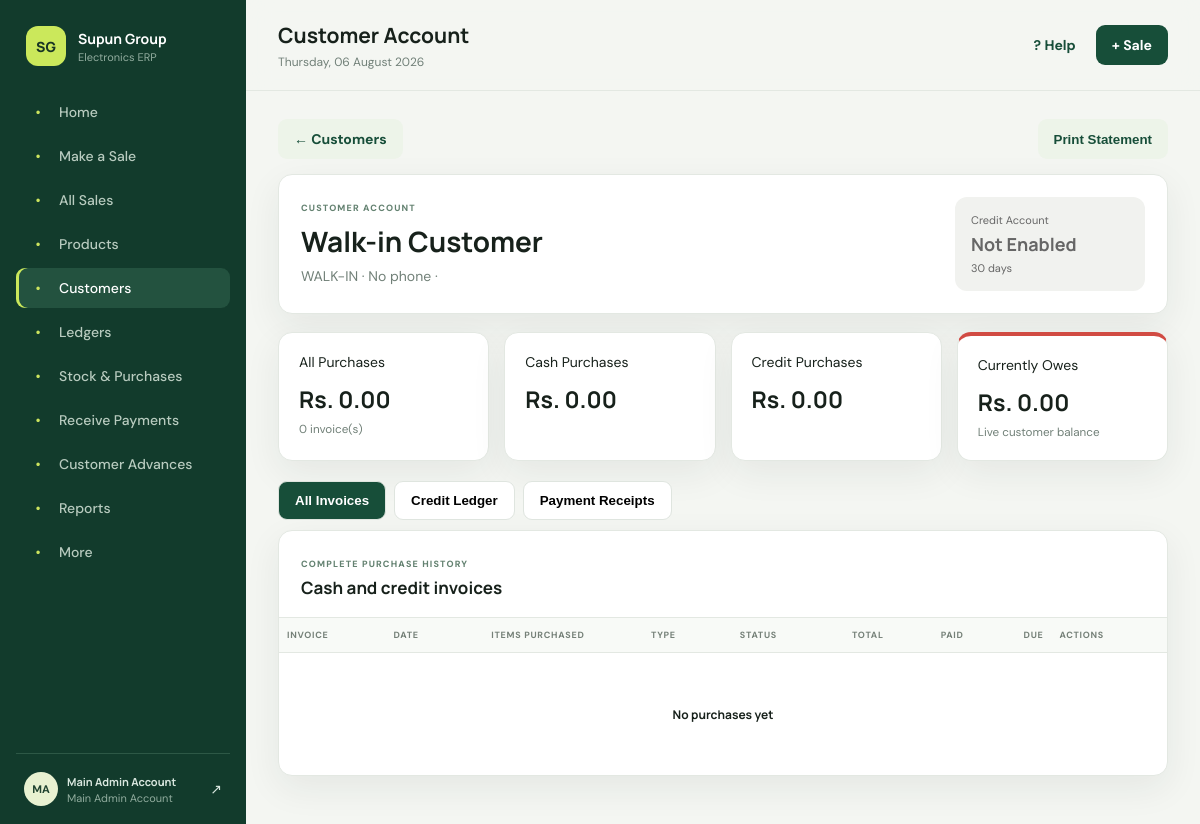
Screenshot of /customer_view.php?id=1 (signed in) with the database file from the repository.
### tables this page shows
CREATE TABLE customers (id BIGINT UNSIGNED PRIMARY KEY AUTO_INCREMENT, customer_code VARCHAR(60) UNIQUE NOT NULL, name VARCHAR(160) NOT NULL, business_name VARCHAR(160), phone VARCHAR(30), email VARCHAR(190), address TEXT, customer_type ENUM('retail','wholesale','both') DEFAULT 'retail', credit_enabled BOOLEAN DEFAULT FALSE, default_payment_period VARCHAR(30) DEFAULT '30_days', outstanding DECIMAL(18,2) DEFAULT 0, total_sales DECIMAL(18,2) DEFAULT 0, total_payments DECIMAL(18,2) DEFAULT 0, last_purchase_at DATETIME NULL, last_payment_at DATETIME NULL, status ENUM('active','inactive') DEFAULT 'active', created_at TIMESTAMP DEFAULT CURRENT_TIMESTAMP, updated_at TIMESTAMP DEFAULT CURRENT_TIMESTAMP ON UPDATE CURRENT_TIMESTAMP, INDEX(name), INDEX(phone));

### bootstrap.php (called while the page is built, shortened)
<?php
function e(mixed $value): string { return htmlspecialchars((string)$value, ENT_QUOTES, 'UTF-8'); }
function money(float|int|string|null $value): string { return 'Rs. ' . number_format((float)$value, 2); }

### customer_view.php (the view, shortened to what this page needs)
<?php
require __DIR__.'/bootstrap.php';require_auth();if(!can('customers.view')){http_response_code(403);exit('Forbidden');}require __DIR__.'/partials.php';$id=(int)($_GET['id']??0);$s=$db->prepare('SELECT * FROM customers WHERE id=?');$s->execute([$id]);$customer=$s->fetch();if(!$customer){http_response_code(404);exit('Customer not found');}
$s=$db->prepare('SELECT s.*,u.display_name cashier,(SELECT GROUP_CONCAT(CONCAT(p.name," x ",si.quantity) SEPARATOR ", ") FROM sale_items si JOIN products p ON p.id=si.product_id WHERE si.sale_id=s.id) items FROM sales s JOIN users u ON u.id=s.created_by WHERE s.customer_id=? ORDER BY s.sale_date DESC,s.id DESC');$s->execute([$id]);$sales=$s->fetchAll();$s=$db->prepare('SELECT p.*,u.display_name collector FROM customer_payments p JOIN users u ON u.id=p.collected_by WHERE p.customer_id=? ORDER BY p.payment_date DESC,p.id DESC');$s->execute([$id]);$payments=$s->fetchAll();
$totalSales=array_sum(array_map(fn($r)=>(float)$r['total'],$sales));$cashSales=array_sum(array_map(fn($r)=>$r['payment_type']==='cash'?(float)$r['total']:0,$sales));$creditSales=array_sum(array_map(fn($r)=>$r['payment_type']==='credit'?(float)$r['total']:0,$sales));?>
<div class="account-actions"><a class="btn secondary" href="customers.php">← Customers</a><button class="btn secondary" onclick="window.print()">Print Statement</button></div><section class="account-head panel"><div><span class="eyebrow">Customer account</span><h2><?=e($customer['name'])?></h2><p><?=e($customer['customer_code'])?> · <?=e($customer['phone']?:'No phone')?> · </p></div><div class="credit-state <?=$customer['credit_enabled']?'enabled':'disabled'?>"><span>Credit Account</span><b><?=$customer['credit_enabled']?'Enabled':'Not Enabled'?></b><small><?=e(str_replace('_',' ',$customer['default_payment_period']))?></small></div></section><section class="kpi-grid account-kpis"><article class="kpi"><span>All Purchases</span><strong><?=money($totalSales)?></strong><small><?=count($sales)?> invoice(s)</small></article><article class="kpi"><span>Cash Purchases</span><strong><?=money($cashSales)?></strong></article><article class="kpi"><span>Credit Purchases</span><strong><?=money($creditSales)?></strong></article><article class="kpi balance-card"><span>Currently Owes</span><strong><?=money($customer['outstanding'])?></strong><small>Live customer balance</small></article></section><section class="account-tabs"><button class="active" data-tab="sales">All Invoices</button><button data-tab="ledger">Credit Ledger</button><button data-tab="payments">Payment Receipts</button></section><section class="panel table-panel account-section active" id="sales"><div class="panel-head"><div><span class="eyebrow">Complete purchase history</span><h3>Cash and credit invoices</h3></div></div><div class="table-wrap"><table><thead><tr><th>Invoice</th><th>Date</th><th>Items Purchased</th><th>Type</th><th>Status</th><th class="right">Total</th><th class="right">Paid</th><th class="right">Due</th><th></th></tr></thead><tbody><?php if(!$sales):?><tr><td colspan="9"><div class="empty-state compact"><b>No purchases yet</b></div></td></tr><?php endif;?></tbody></table></div></section>

### assets/app.css (style rules this page uses)
:root { --ink:#17211b;--muted:#718078;--paper:#f4f6f2;--card:#fff;--line:#e3e8e2;--green:#174e39;--lime:#cbe85b;--soft:#edf4e9;--danger:#b83b3b;--warn:#ad721b;--shadow:0 12px 36px rgba(31,49,39,.07) }
* { box-sizing:border-box }
body { margin:0;background:var(--paper);color:var(--ink);font-family:'DM Sans',sans-serif;font-size:14px }
h1,h2,h3,strong,b { font-family:'Manrope',sans-serif }
a { color:inherit;text-decoration:none }
.btn { border:0;border-radius:9px;padding:11px 16px;font-weight:700;cursor:pointer;display:inline-block }
.btn.secondary { background:var(--soft);color:var(--green) }
.eyebrow { text-transform:uppercase;letter-spacing:.13em;font-size:9px;font-weight:800;color:#648271 }
.kpi-grid { display:grid;grid-template-columns:repeat(4,1fr);gap:15px;margin-bottom:20px }
.kpi,.panel { background:var(--card);border:1px solid var(--line);border-radius:14px;box-shadow:var(--shadow) }
.kpi { padding:20px }
.kpi strong { display:block;font-size:23px;margin:12px 0 4px }
.kpi small { color:var(--muted) }
.panel { padding:22px }
.panel-head { display:flex;justify-content:space-between;align-items:center;margin-bottom:18px }
.panel-head h3 { margin:5px 0 0;font-size:17px }
.empty-state { min-height:180px;display:flex;flex-direction:column;align-items:center;justify-content:center;color:var(--muted);gap:6px }
.empty-state b { color:var(--ink) }
.empty-state.compact { min-height:100px }
.table-panel { padding:0 }
.table-panel .panel-head { padding:22px 22px 0 }
.table-wrap { overflow:auto }
table { width:100%;border-collapse:collapse }
th { background:#f8faf7;text-transform:uppercase;letter-spacing:.08em;font-size:9px;color:#758078;text-align:left }
th,td { padding:13px 18px;border-top:1px solid var(--line);white-space:nowrap }
.right { text-align:right }
.balance-card { border-top:4px solid #d14b43 }

### assets/layout-fix.css (style rules this page uses)
html,body { max-width:100%;overflow-x:hidden }
.content,.sale-layout,.sale-layout>section,.sale-layout>aside,.panel,.table-wrap { min-width:0;max-width:100% }
.customer-invoice-table { table-layout:fixed;width:100%;min-width:0;font-size:12px }
.customer-invoice-table th,.customer-invoice-table td { white-space:normal!important;overflow-wrap:anywhere;padding:11px 8px!important }
.customer-invoice-table th:nth-child(1) { width:12% }
.customer-invoice-table th:nth-child(2) { width:11% }
.customer-invoice-table th:nth-child(3) { width:18% }
.customer-invoice-table th:nth-child(4) { width:10% }
.customer-invoice-table th:nth-child(5) { width:9% }
.customer-invoice-table th:nth-child(6),.customer-invoice-table th:nth-child(7),.customer-invoice-table th:nth-child(8) { width:9% }
.customer-invoice-table th:nth-child(9) { width:13% }
.table-wrap:has(.customer-invoice-table) { overflow-x:hidden }
html,body { width:100%;max-width:100%;overflow-x:hidden!important }
.app,.content,.topbar,.panel,.table-panel,.table-wrap,.page-grid,.sale-layout,.split,.toolbar,.report-head,.report-tabs,.action-banner { min-width:0!important;max-width:100%!important }
.panel-head,.report-head,.action-banner,.toolbar { flex-wrap:wrap }
.panel-head>*,form,label,input,select,textarea,.form-grid>* { min-width:0 }
.btn { max-width:100%;white-space:normal;text-align:center }
.table-wrap { width:100%;overflow-x:hidden!important;overscroll-behavior-x:none }
.table-wrap table { width:100%!important;min-width:0!important;table-layout:fixed }
.table-wrap th,.table-wrap td { white-space:normal!important;overflow-wrap:anywhere;word-break:normal;padding:11px 10px }
.table-wrap td:last-child { max-width:190px }
.account-tabs,.collection-tabs { flex-wrap:wrap;overflow-x:hidden!important }

### rows the page displays
customers: name "Walk-in Customer", customer_code "WALK-IN", phone "No phone", default_payment_period "30 days", outstanding "Rs. 0.00"

### other values shown
$label "Home"
$label "Make a Sale"
$label "All Sales"
$label "Products"
$label "Customers"
$label "Ledgers"
$label "Stock & Purchases"
$label "Receive Payments"
$label "Customer Advances"
$label "Reports"
$label "More"
substr($u['display_name'],0,2) "MA"
$u['display_name'] "Main Admin Account"
$u['role_name'] "Main Admin Account"
$title "Customer Account"
